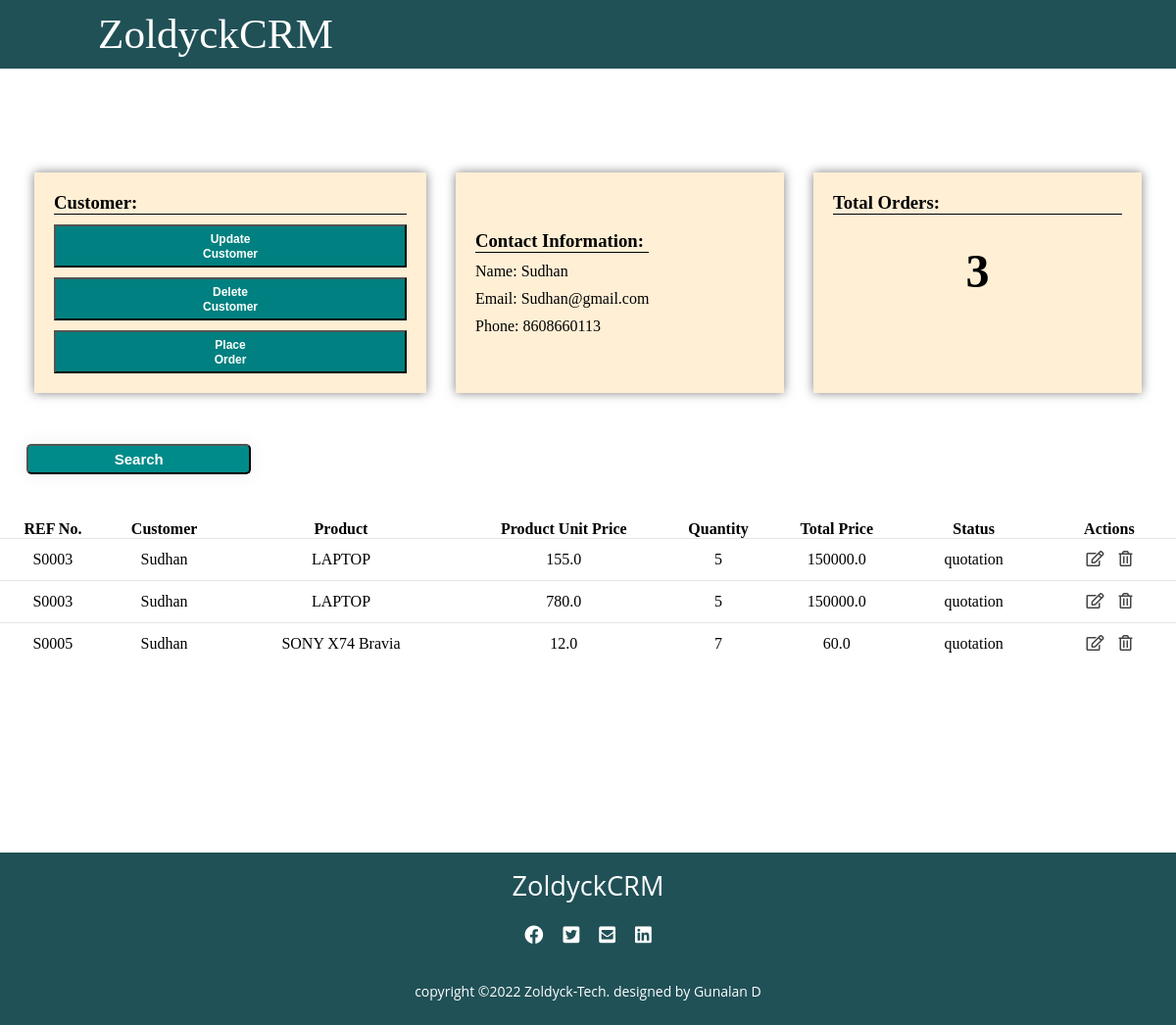
Page /2/ on the committed database.
### accounts/models.py (models this page shows, shortened)
class Customer(models.Model):
    customer_pic = models.ImageField(upload_to='customer_pics/', blank=True)
    customer_name = models.CharField(max_length=50, null= True)
    customer_email = models.CharField(max_length=200 , null= True)
    customer_mobile = models.CharField(max_length=50 , null= True)
    date_created = models.DateTimeField(auto_now_add=True , null= True)
    def __str__(self):
        return self.customer_name

class SaleOrder(models.Model):
    STATUS = (
        ('quotation', 'Quotation'),
        ('ordered', 'Ordered'),
        ('pending', 'Pending'),
        ('delivered', 'Delivered'),
        ('cancelled', 'Cancelled'),
        ('invoiced', 'Invoiced'),
    )
    sale_order_referencenumber = models.CharField(max_length=200, null= True)
    sale_order_customer = models.ForeignKey(Customer, on_delete=models.SET_NULL, null= True) # added a realtionship between the two models
    sale_order_product =  models.ForeignKey(Product, on_delete=models.SET_NULL, null= True)
    sale_order_quantity = models.IntegerField(null= True)
    sale_order_total_price = models.FloatField(null= True)
    sale_order_unit_price = models.FloatField(null= True)
    status = models.CharField(max_length=200, null= True , choices=STATUS, default='quotation')
    sale_order_date = models.DateTimeField(auto_now_add=True , null= True)

class Product(models.Model):
    CATEGORIES = (
        ('service', 'Service'),
        ('stockable', 'Stockable'),
    )
    product_name = models.CharField(max_length=200, null= True)
    product_price = models.FloatField(null= True)
    product_category = models.CharField(max_length=200, null= True , choices=CATEGORIES)
    product_description = models.CharField(max_length=200, null= True)
    date_created = models.DateTimeField(auto_now_add=True , null= True)
    product_tag = models.ManyToManyField(ProductTag ,blank=True, null=True)
    def __str__(self):
        return self.product_name

### accounts/views.py (the view)
# urls.py: path('<int:customer_id>/', views.customer, name='customer'),
def customer(request, customer_id):
    customer = Customer.objects.get(id=customer_id)
    saleorder = SaleOrder.objects.all()
    orders = customer.saleorder_set.all() # this is the same as above
    order_count = orders.count()
    context = {
        'customer': customer,
        'order_count': order_count,
        'orders': orders,
    }
    return render(request, 'accounts/customer.html',context)

### accounts/templates/accounts/customer.html
{% extends 'accounts/layout.html'%}
{% block content %}
<section>
    <div class="main">
        <div class="cus-cards">
            <div class="cus-card">
                <div class="card-content">
                    <h3>Customer:</h3>
                    <button class="bnx"><a href="{% url 'update_customer' customer.id %}">Update Customer</a></button>
                    <button class="bnx"><a href="{% url 'delete_customer' customer.id %}">Delete Customer</a></button>
                    <button class="bnx"><a href="{% url 'create_cu_order' customer.id %}">Place Order</a></button>
                </div>
            </div>
            <div class="cus-card">
                <div class="card-content">
                    <h3>Contact Information:</h3>
                    <p>Name:  <span style="text-align: right;">{{ customer.customer_name }}</span></p>
                    <p>Email:  <span style="text-align: right;">{{ customer.customer_email }}</span></p>
                    <p>Phone: {{ customer.customer_mobile }}</p>
                </div>
            </div>
            <div class="cus-card1">
                <div class="card-content">
                    <h3>Total Orders:</h3>
                    <h1>{{order_count}}</h3>
                </div>
            </div>
        </div>
        <div class="cus-prod-tables">
            <div class="button">
                <button class="crt-ser"><a href="">Search</a></button>
            </div>
            <div class="latest-cus-prod">
                <table class="cus-prod-customers">
                    <thead>
                        <tr>
                            <th>REF No.</th>
                            <th>Customer</th>
                            <th>Product</th>
                            <th>Product Unit Price</th>
                            <th>Quantity</th>
                            <th>Total Price</th>
                            <th>Status</th>
                            <th>Actions</th>
                        </tr>
                    </thead>
                    <tbody>
                        {% for ord in orders %}
                        <tr>
                             <td>{{ ord.sale_order_referencenumber  }}</td>
                             <td>{{ ord.sale_order_customer }}</td>
                             <td>{{ ord.sale_order_product  }}</td>
                             <td>{{ ord.sale_order_unit_price  }}</td>
                             <td>{{ ord.sale_order_quantity }}</td>
                             <td>{{ ord.sale_order_total_price  }}</td>
                             <td>{{ ord.status  }}</td>
                            <td>
                                <a href="{% url 'update_order' ord.id %}"><i class="far fa-edit"></i></a>
                                <a href="{% url 'delete_order' ord.id %}"><i class="far fa-trash-alt"></i></a>
                            </td>
                        </tr>
                        {% endfor %}
                    </tbody>
                </table>
            </div>
        </div>
    </div>
</section>
{% endblock %}

### accounts/static/css/main.css (style rules this page uses)
* { margin: 0; padding: 0; box-sizing: border-box; text-decoration: none; }
body { font-family: Candara; }
table { margin-top: 10px; width: 100%; border-collapse: collapse; text-align: center; }
table tr { border-bottom: 1px solid rgba(0,0,0,0.1) }
td { padding: 12px; }
table tbody tr:last-child { border-bottom: none; }
td i { color: #444; cursor: pointer; padding: 0 5.5px; }
.cus-cards { margin-top: 20px; width:100%; padding: 25px 35px; display: grid; grid-template-columns: repeat(3, 1fr); grid-gap: 30px; }
.cus-cards .cus-card { background: papayawhip; padding: 20px; display: flex; align-items: center; justify-content: space-between; box-shadow: 0px 0px 10px rgba(0,0,0,0.5); }
.cus-cards .cus-card1 { background: papayawhip; padding: 20px; box-shadow: 0px 0px 10px rgba(0,0,0,0.5); }
.cus-card1 h1 { padding: 20px; font-size: 3rem; text-align: center; }
.card-content { display: grid; grid-gap: 10px; }
.card-content h3 { border-bottom: 1px solid black; width: 100%; }
.card-content .bnx { width: 100%; padding: 5px 150px; color: #ffff; background: teal; cursor: pointer; }
.card-content .bnx a { font-weight: 600; font-size: 12px; color: #fff; }
.crt-ser { background: #fff; padding: 5px 5px; width: 20%; box-shadow: 0 0 20px #eee; border-radius: 5px; margin-bottom: 20px; transition: 0.5s; background: darkcyan; }
.crt-ser a { color: #ffff; text-decoration: none; font-size: 15px; font-weight: bolder; }
.button { margin: 1.7rem; }

### rows in the picture
Customer: customer_name "Sudhan", customer_email "Sudhan@gmail.com", customer_mobile "8608660113"
SaleOrder: sale_order_referencenumber "S0003", sale_order_customer "Sudhan", sale_order_product "LAPTOP", sale_order_unit_price "155.0", sale_order_quantity "5", sale_order_total_price "150000.0", status "quotation"
SaleOrder: sale_order_referencenumber "S0003", sale_order_customer "Sudhan", sale_order_product "LAPTOP", sale_order_unit_price "780.0", sale_order_quantity "5", sale_order_total_price "150000.0", status "quotation"
SaleOrder: sale_order_referencenumber "S0005", sale_order_customer "Sudhan", sale_order_product "SONY X74 Bravia", sale_order_unit_price "12.0", sale_order_quantity "7", sale_order_total_price "60.0", status "quotation"

### other values in the picture
{{ order_count }} "3"
